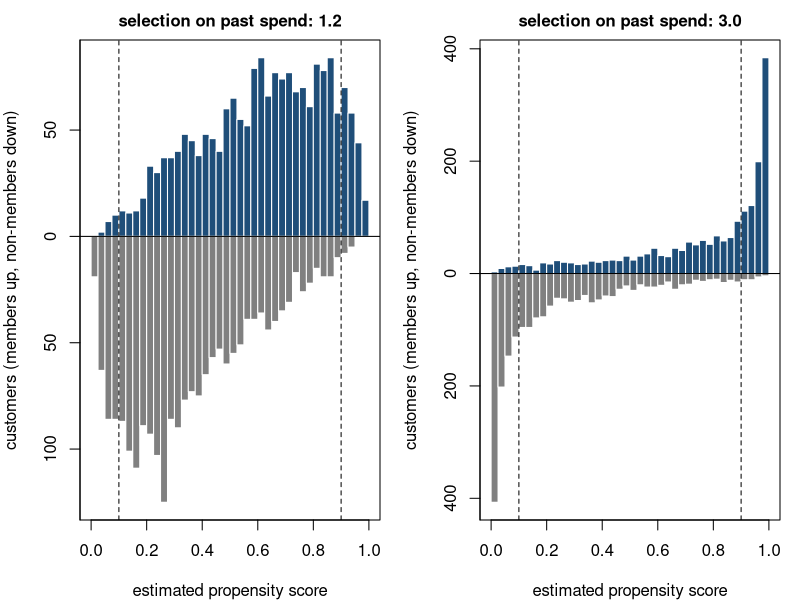

R code for this plot:
# Simulations for Lecture 11a (Matching): the slides on OLS with heterogeneous effects, overlap and trimming,
# balancing weights, and what happens when conditional independence fails.
# Same paid-membership design as the Session 11 workbook (Fall/L10 - More Quasi Experiments/inclass_session11.Rmd).
#
# Run from this directory:  Rscript matching_sims.R
# Produces fig_match_overlap.pdf and tab_match_{ols,overlap,unobs}.tex. Base R only.

set.seed(20261112)
pdf_open <- function(f, w = 7, h = 4.2) pdf(f, width = w, height = h, pointsize = 11)
col_treat <- "#1f4e79"; col_ctrl <- "#808080"
write_tab <- function(file, header, rows, align) {
  con <- file(file, "w")
  writeLines(sprintf("\\begin{tabular}{%s}\\toprule", align), con)
  writeLines(paste0(header, " \\\\ \\midrule"), con)
  for (r in rows) writeLines(if (r == "\\midrule") r else paste0(r, " \\\\"), con)
  writeLines("\\bottomrule\\end{tabular}", con)
  close(con)
}
fmt <- function(x, d = 1) formatC(round(x, d) + 0, format = "f", digits = d)   # + 0 turns -0 into 0

# --------------------------------------------------------------------------
# Paid membership: customers join based on past spend, tenure and app use.
# Effect on next-quarter spend ($) grows with past spend. gU > 0 adds an unobserved confounder U.
# --------------------------------------------------------------------------
sim_members <- function(N = 4000, sel = 1.2, gU = 0) {
  past <- rnorm(N); tenure <- rexp(N, 1 / 3); app <- rbinom(N, 1, 0.4); U <- rnorm(N)
  D <- rbinom(N, 1, plogis(-1 + sel * past + 0.15 * tenure + 0.8 * app + gU * U))
  tau_i <- 30 + 20 * past
  y0 <- 200 + 60 * past + 15 * past^2 + 5 * tenure + 20 * app + 25 * (gU > 0) * U + rnorm(N, 0, 40)
  data.frame(past, tenure, app, D, tau_i, y = y0 + tau_i * D)
}

# Estimators. Propensity score: logit on the observed covariates. Outcome model: by arm, quadratic in past.
estimate <- function(m, trim = FALSE) {
  m$ps <- fitted(glm(D ~ past + tenure + app, binomial, m))
  if (trim) m <- m[m$ps >= 0.1 & m$ps <= 0.9, ]
  t1 <- m$D == 1
  mu <- function(arm) predict(lm(y ~ past + I(past^2) + tenure + app, m[m$D == arm, ]), m)
  mu1 <- mu(1); mu0 <- mu(0)
  w_att <- ifelse(t1, 1, m$ps / (1 - m$ps)); w_ate <- ifelse(t1, 1 / m$ps, 1 / (1 - m$ps))
  wm <- function(w) weighted.mean(m$y[t1], w[t1]) - weighted.mean(m$y[!t1], w[!t1])
  # Entropy balancing (Hainmueller 2012) for the ATT: control weights exp(lambda'x), chosen so the weighted
  # control means of past, past^2, tenure and app equal the treated means exactly.
  X <- cbind(m$past, m$past^2, m$tenure, m$app); Xc <- sweep(X[!t1, ], 2, colMeans(X[t1, ]))
  lam <- optim(rep(0, 4), function(l) log(sum(exp(Xc %*% l))), method = "BFGS")$par
  w_eb <- as.vector(exp(Xc %*% lam))
  c(ipw_att = wm(w_att), ipw_ate = wm(w_ate),
    ra_att = mean(m$y[t1] - mu0[t1]),
    aipw_ate = mean(mu1 - mu0 + m$D * (m$y - mu1) / m$ps - (1 - m$D) * (m$y - mu0) / (1 - m$ps)),
    eb_att = mean(m$y[t1]) - weighted.mean(m$y[!t1], w_eb),
    att = mean(m$tau_i[t1]), ate = mean(m$tau_i), max_w = max(w_ate), share_kept = nrow(m))
}

# --------------------------------------------------------------------------
# 1. OLS with heterogeneous effects (Angrist 1998; Sloczynski 2022). One very large sample.
# --------------------------------------------------------------------------
big <- sim_members(N = 400000)
t1 <- big$D == 1
ATT <- mean(big$tau_i[t1]); ATU <- mean(big$tau_i[!t1]); ATE <- mean(big$tau_i)
ols1 <- coef(lm(y ~ D + past + tenure + app, big))["D"]
ols2 <- coef(lm(y ~ D + past + I(past^2) + tenure + app, big))["D"]
rho <- mean(big$D)
cat(sprintf("Share joining %.2f ; ATE %.1f ATT %.1f ATU %.1f ; OLS %.1f ; OLS + past^2 %.1f\n", rho, ATE, ATT, ATU, ols1, ols2))
wt1 <- function(b) (b - ATU) / (ATT - ATU)            # implied weight on the ATT
write_tab("tab_match_ols.tex", "Quantity & Value & Implied weight on ATT",
  c(sprintf("ATT (members, %d\\%% of customers) & %s & 1", round(100 * rho), fmt(ATT)),
    sprintf("ATU (non-members) & %s & 0", fmt(ATU)),
    sprintf("ATE & %s & %s", fmt(ATE), fmt(rho, 2)),
    "\\midrule",
    sprintf("OLS: $y$ on $D$ and linear controls & %s & %s", fmt(ols1), fmt(wt1(ols1), 2)),
    sprintf("OLS: adding $\\text{past}^2$ & %s & %s", fmt(ols2), fmt(wt1(ols2), 2))),
  "lcc")

# --------------------------------------------------------------------------
# 2. Overlap: estimated propensity scores under moderate and strong selection
# --------------------------------------------------------------------------
pdf_open("fig_match_overlap.pdf", w = 8, h = 3.4)
par(mfrow = c(1, 2), mar = c(4, 4, 2, 1))
for (s in c(1.2, 3)) {
  m <- sim_members(sel = s); p <- fitted(glm(D ~ past + tenure + app, binomial, m)); br <- seq(0, 1, by = 0.025)
  h1 <- hist(p[m$D == 1], br, plot = FALSE); h0 <- hist(p[m$D == 0], br, plot = FALSE)
  plot(NA, xlim = c(0, 1), ylim = c(-max(h0$counts), max(h1$counts)), xlab = "estimated propensity score",
       ylab = "customers (members up, non-members down)", main = sprintf("selection on past spend: %.1f", s),
       cex.main = 1, yaxt = "n")
  axis(2, at = pretty(c(-max(h0$counts), max(h1$counts))), labels = abs(pretty(c(-max(h0$counts), max(h1$counts)))))
  rect(br[-length(br)], 0, br[-1], h1$counts, col = col_treat, border = "white")
  rect(br[-length(br)], -h0$counts, br[-1], 0, col = col_ctrl, border = "white")
  abline(h = 0); abline(v = c(0.1, 0.9), lty = 2)
}
invisible(dev.off())

# --------------------------------------------------------------------------
# 3. Monte Carlo: overlap and trimming (200 draws each)
# --------------------------------------------------------------------------
R <- 200
mc <- function(sel, trim = FALSE, gU = 0) t(replicate(R, {
  m <- sim_members(sel = sel, gU = gU)
  if (trim) {   # truth for the trimmed population
    m$ps <- fitted(glm(D ~ past + tenure + app, binomial, m)); keep <- m$ps >= 0.1 & m$ps <= 0.9
    e <- estimate(m, trim = TRUE); e["ate"] <- mean(m$tau_i[keep]); e["share_kept"] <- mean(keep); e
  } else estimate(m) }))
row_b <- function(r, est, truth) c(bias = mean(r[, est] - r[, truth]), sd = sd(r[, est]))
mods <- mc(1.2); strong <- mc(3); strong_tr <- mc(3, trim = TRUE)
ov_row <- function(lab, est, truth) {
  a <- row_b(mods, est, truth); b <- row_b(strong, est, truth)
  sprintf("%s & %s & %s & %s & %s", lab, fmt(a[1]), fmt(a[2]), fmt(b[1]), fmt(b[2])) }
tr <- row_b(strong_tr, "aipw_ate", "ate")
write_tab("tab_match_overlap.tex", "& \\multicolumn{2}{c}{Selection 1.2} & \\multicolumn{2}{c}{Selection 3} \\\\ Estimator (truth) & Bias & Std.\\ dev. & Bias & Std.\\ dev.",
  c(ov_row("IPW (ATE)", "ipw_ate", "ate"), ov_row("AIPW (ATE)", "aipw_ate", "ate"), ov_row("IPW (ATT)", "ipw_att", "att"),
    ov_row("Regression adjustment (ATT)", "ra_att", "att"),
    "\\midrule",
    sprintf("Median of the largest ATE weight & %s & & %s & ", fmt(median(mods[, "max_w"]), 0), fmt(median(strong[, "max_w"]), 0)),
    sprintf("AIPW after trimming to $0.1 \\le \\hat\\pi \\le 0.9$ (vs.\\ trimmed ATE) & & & %s & %s", fmt(tr[1]), fmt(tr[2])),
    sprintf("\\quad share of customers kept; ATE of those kept & & & %s & %s", fmt(mean(strong_tr[, "share_kept"]), 2), fmt(mean(strong_tr[, "ate"])))),
  "lcccc")
cat(sprintf("Strong selection: IPW-ATE sd %.1f vs moderate %.1f ; trimmed keeps %.2f, its ATE %.1f vs full %.1f\n",
            sd(strong[, "ipw_ate"]), sd(mods[, "ipw_ate"]), mean(strong_tr[, "share_kept"]), mean(strong_tr[, "ate"]), mean(strong[, "ate"])))

# --------------------------------------------------------------------------
# 4. Conditional independence fails: an unobserved taste U raises both joining and spending
# --------------------------------------------------------------------------
unobs <- mc(1.2, gU = 0.8)
un_row <- function(lab, est, truth) {
  a <- row_b(mods, est, truth); b <- row_b(unobs, est, truth)
  sprintf("%s & %s & %s", lab, fmt(a[1]), fmt(b[1])) }
write_tab("tab_match_unobs.tex", "Estimator (target) & Bias: CIA holds & Bias: $U$ omitted",
  c(un_row("Regression adjustment (ATT)", "ra_att", "att"), un_row("IPW (ATT)", "ipw_att", "att"),
    un_row("Entropy balancing (ATT)", "eb_att", "att"), un_row("AIPW (ATE)", "aipw_ate", "ate")),
  "lcc")
print(round(rbind(cia = colMeans(mods[, 1:5] - mods[, c("att", "ate", "att", "ate", "att")]),
                  unobs = colMeans(unobs[, 1:5] - unobs[, c("att", "ate", "att", "ate", "att")])), 2))
cat("done.\n")
